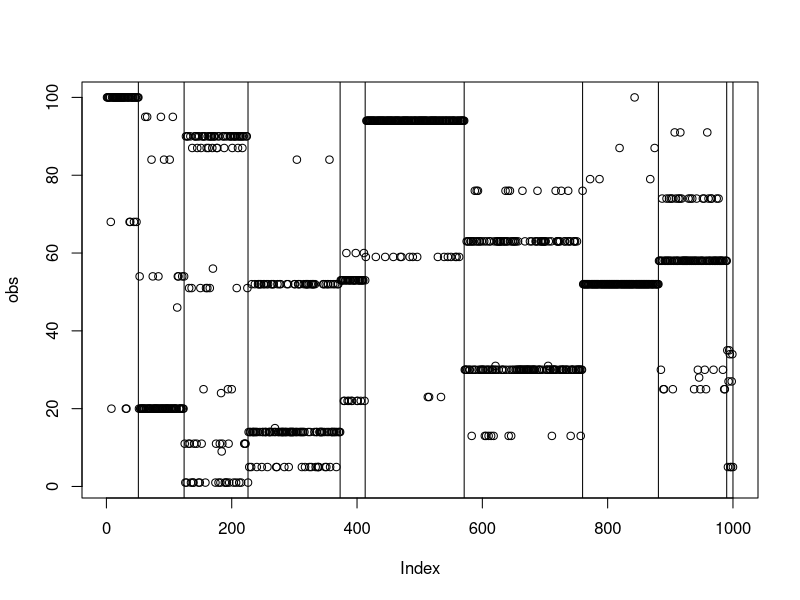

Here is the R script that generated this plot: (Note: this script raises an error after producing the figure.)
rm(list=ls(all=TRUE))
library('MCMCpack')
set.seed(1)

nobs=1000
nseg=10
tmp=runif(nseg)
prob=tmp/sum(tmp); prob
partition=rmultinom(1,size=nobs,prob=prob)
seg.index=rep(1:nseg,times=partition)

nloc=100
prob=rdirichlet(nseg,rep(0.01,nloc))

obs=rep(NA,nobs)
for (i in 1:nobs){
  tmp=rmultinom(1,size=1,prob=prob[seg.index[i],])
  obs[i]=which(tmp==1)
}
plot(obs)
abline(v=cumsum(partition))

obs1=data.frame(loc.id=obs)
obs1$time1=1:nobs

setwd('U:\\GIT_models\\git_segmentation_model')
write.csv(obs1,'fake data.csv',row.names=F)
